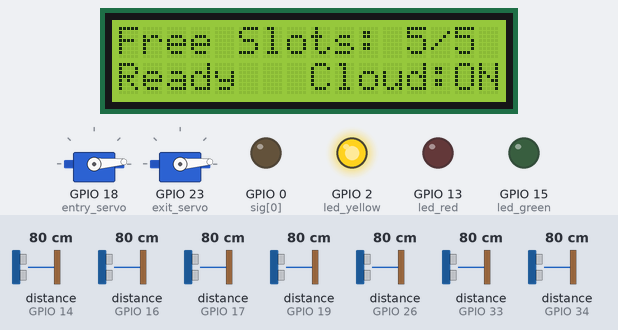
The program below on a simulated ESP32 board running MicroPython. On the bench: 16×2 character LCD, 2 × servo, output pins drawn as LEDs (lit = HIGH). Wiring (from the project's diagram.json): yellow LED on GPIO 2, red LED on GPIO 13, green LED on GPIO 15, servo on GPIO 18, servo on GPIO 23. Inputs (shaded band) come from the test bench; at power-on: distance to the obstacle (sensors on GPIO 19, GPIO 14, GPIO 16, GPIO 17, GPIO 26, GPIO 33, GPIO 34) 80 cm. The echo pulse lasts 58.3 µs per cm; WiFi joins after 1.5 s; the clock reads 2024-03-15 10:24:30 at power-on unless the program sets it; no MQTT or app messages arrive unless stated; servo angles are drawn from the pulse width (0.5 ms = 0°, 2.5 ms = 180°); library files of the repository ran but are not shown: esp32_i2c_lcd.py; pins used as bus, display or sensor lines are not drawn; what the program prints to the serial console is not drawn.

Above: at 3.1 s.
3.2 s: distance to the obstacle (sensor on GPIO 19) set to 12 cm
At 5.3 s:
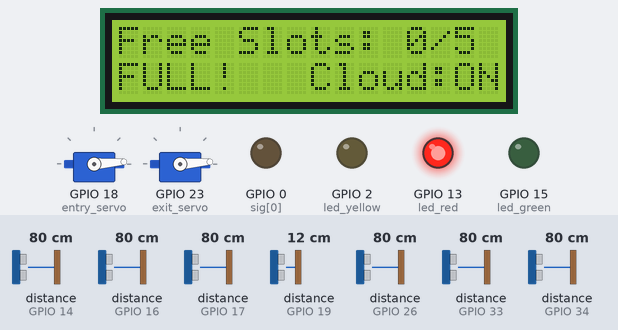
5.6 s: distance to the obstacle (sensor on GPIO 19) set to 9 cm
At 7.2 s:
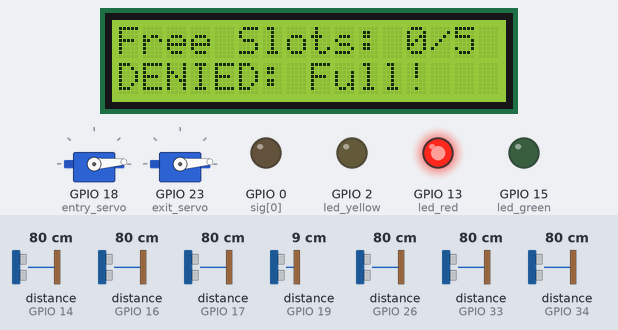
Timing chart, 0 to 8.7 s (numbered marks = the images above; inputs shaded):
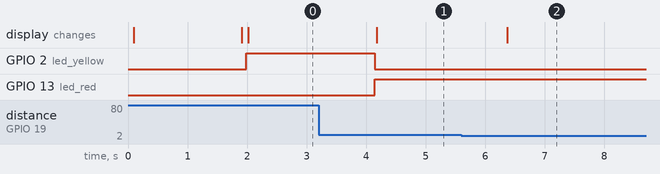

The program:

main.py
```python
# IoT smart parking - ESP32 + MicroPython (Wokwi)
# 5 bay sensors, entry gate, exit gate, LCD and 3 LEDs.
# Sends everything to MQTT and takes bookings from a phone.
#
# topics (all under BASE_TOPIC):
#   status  - online / offline (retained, offline is the last will)
#   slots   - live snapshot (retained)
#   events  - entry, exit, gate_open, gate_exit, denied_full, booked ...
#   reserve - commands coming in: {"action": "reserve|arrive|cancel", "name": "..."}
#   reply   - answer sent back to the phone

import time
import json
import machine
import network
from machine import Pin, PWM, I2C
from esp32_i2c_lcd import I2cLcd

TOTAL_SLOTS = 5

OCCUPIED_CM = 300        # ok for wokwi (idle sensor reads 400), use ~30-150 on a real build
GATE_CM = 10             # car is at a gate when closer than this

# times in ms
SLOT_DEBOUNCE = 2000     # bay must read the new state this long before we believe it
GATE_DEBOUNCE = 500
GATE_CLEAR = 1500        # gate sensor must be clear this long before the barrier closes
MIN_OPEN = 2000
GATE_HOLD = 60000        # bay given at the gate is kept for 1 min
PHONE_HOLD = 300000      # bay booked on the phone is kept for 5 min
HEARTBEAT = 10000
RECONNECT = 15000

RATE_PER_MIN = 1         # low on purpose so you see a fee in a short simulation
MAX_BILLS = 10           # cars that left a bay but haven't reached the exit yet

OPEN_ANGLE = 90
CLOSED_ANGLE = 0

WIFI_SSID = "Wokwi-GUEST"
WIFI_PASSWORD = ""
MQTT_BROKER = "broker.hivemq.com"      # public broker, anyone can read the topics
MQTT_PORT = 1883
BASE_TOPIC = "iot_parking_skillLab/lot1"

IDLE, OPEN, DENIED = 0, 1, 2
STATE_NAMES = ("idle", "open", "denied")


# ---- hardware ----

i2c = I2C(0, scl=Pin(22), sda=Pin(21), freq=100000)
found = i2c.scan()
lcd = I2cLcd(i2c, found[0] if found else 0x27, 2, 16)

led_yellow = Pin(2, Pin.OUT)    # idle, space free
led_green = Pin(15, Pin.OUT)    # a gate is open
led_red = Pin(13, Pin.OUT)      # full

entry_servo = PWM(Pin(18), freq=50)
exit_servo = PWM(Pin(23), freq=50)


def move_servo(servo, angle):
    servo.duty_u16(int(1800 + angle / 180 * 6200))


def lights(yellow, green, red):
    led_yellow.value(1 if yellow else 0)
    led_green.value(1 if green else 0)
    led_red.value(1 if red else 0)


def read_distance(trig, echo):
    # returns cm, or 999 if the echo never comes back
    trig.value(0)
    time.sleep_us(2)
    trig.value(1)
    time.sleep_us(10)
    trig.value(0)

    timeout = 30000
    start = time.ticks_us()
    while echo.value() == 0:
        if time.ticks_diff(time.ticks_us(), start) > timeout:
            return 999.0

    high_start = time.ticks_us()
    while echo.value() == 1:
        if time.ticks_diff(time.ticks_us(), high_start) > timeout:
            return 999.0

    return time.ticks_diff(time.ticks_us(), high_start) * 0.0343 / 2


class Detector:
    # one ultrasonic sensor with a median filter and a debounce,
    # so a single bad reading can't flip a bay or open a gate
    def __init__(self, trig_pin, echo_pin, limit_cm, debounce_ms):
        self.trig = Pin(trig_pin, Pin.OUT)
        self.echo = Pin(echo_pin, Pin.IN)
        self.trig.value(0)
        self.limit = limit_cm
        self.debounce = debounce_ms
        self.readings = [999.0, 999.0, 999.0]
        self.state = False       # what we believe
        self.maybe = False       # what the sensor says right now
        self.since = 0
        self.last_seen = 0

    def update(self, now):
        # returns True on the loop where self.state changes
        self.readings.pop(0)
        self.readings.append(read_distance(self.trig, self.echo))
        close = sorted(self.readings)[1] <= self.limit

        changed = False
        if close != self.maybe:
            self.maybe = close
            self.since = now
        elif close != self.state and time.ticks_diff(now, self.since) >= self.debounce:
            self.state = close
            changed = True
        if self.state:
            self.last_seen = now
        return changed


slot_pins = [(12, 14), (27, 26), (25, 33), (32, 16), (4, 17)]
slots = [Detector(t, e, OCCUPIED_CM, SLOT_DEBOUNCE) for t, e in slot_pins]
entry_sensor = Detector(5, 19, GATE_CM, GATE_DEBOUNCE)
exit_sensor = Detector(0, 34, GATE_CM, GATE_DEBOUNCE)


# ---- state ----

reserved = [False] * TOTAL_SLOTS
res_time = [0] * TOTAL_SLOTS
res_hold = [GATE_HOLD] * TOTAL_SLOTS
res_name = [None] * TOTAL_SLOTS      # who booked it from the phone
entry_time = [0] * TOTAL_SLOTS
arrivals = []                        # bays whose owner pressed "I've arrived"
bills = []                           # cars that left a bay, waiting to pay at the exit

entry_state = IDLE
entry_opened = 0
next_bay = None

exit_state = IDLE
exit_opened = 0
exit_bill = None

n_entries = 0
n_exits = 0
n_denied = 0
revenue = 0

wlan = network.WLAN(network.STA_IF)
mqtt = None
mqtt_ok = False
ntp_ok = False
pending = []                         # events we couldn't send yet
last_reconnect = 0
last_status = 0
last_sig = None
lcd_text = ["", ""]


def unix_now():
    # micropython counts from 2000, dashboards want unix time
    return int(time.time()) + 946684800


def show(row, text):
    # only rewrite the lcd when the text changed, avoids flicker
    text = (text + " " * 16)[:16]
    if lcd_text[row] != text:
        lcd.move_to(0, row)
        lcd.putstr(text)
        lcd_text[row] = text


def bay_status(i):
    if slots[i].state:
        return "occupied"
    if reserved[i]:
        return "reserved"
    return "free"


def free_bays():
    return [i for i in range(TOTAL_SLOTS) if not slots[i].state and not reserved[i]]


# ---- wifi / mqtt ----
# if any of this fails the gates keep working, we just retry later

def wifi_connect(timeout_ms=10000):
    wlan.active(True)
    if wlan.isconnected():
        return True
    wlan.connect(WIFI_SSID, WIFI_PASSWORD)
    start = time.ticks_ms()
    while not wlan.isconnected():
        if time.ticks_diff(time.ticks_ms(), start) > timeout_ms:
            return False
        time.sleep_ms(200)
    return True


def sync_time():
    global ntp_ok
    try:
        import ntptime
        ntptime.settime()
        ntp_ok = True
    except Exception as e:
        print("ntp failed:", e)
        ntp_ok = False


def mqtt_connect():
    global mqtt, mqtt_ok
    try:
        from umqtt.simple import MQTTClient
        uid = "".join("{:02x}".format(b) for b in machine.unique_id())
        client = MQTTClient("esp32-parking-" + uid, MQTT_BROKER, port=MQTT_PORT, keepalive=30)
        client.set_last_will(BASE_TOPIC + "/status", "offline", retain=True)
        client.set_callback(on_message)
        client.connect()
        client.subscribe(BASE_TOPIC + "/reserve")
        client.publish(BASE_TOPIC + "/status", "online", retain=True)
        mqtt = client
        mqtt_ok = True
        print("mqtt connected")
    except Exception as e:
        print("mqtt connect failed:", e)
        mqtt_ok = False
    return mqtt_ok


def send(subtopic, data, retain=False):
    global mqtt_ok
    if not mqtt_ok:
        return False
    try:
        mqtt.publish(BASE_TOPIC + "/" + subtopic, json.dumps(data), retain)
        return True
    except Exception as e:
        print("publish failed:", e)
        mqtt_ok = False
        return False


def log_event(event):
    event["ts"] = unix_now()
    print("EVENT", event)
    if not send("events", event):
        if len(pending) >= 20:
            pending.pop(0)
        pending.append(event)


def flush_pending():
    while pending and mqtt_ok:
        if send("events", pending[0]):
            pending.pop(0)
        else:
            break


def send_status(now):
    # snapshot goes out when something changed, or every HEARTBEAT ms
    global last_sig, last_status
    states = [bay_status(i) for i in range(TOTAL_SLOTS)]
    sig = (tuple(states), entry_state, exit_state, len(bills))
    if sig == last_sig and time.ticks_diff(now, last_status) < HEARTBEAT:
        return
    data = {
        "ts": unix_now(),
        "time_synced": ntp_ok,
        "total": TOTAL_SLOTS,
        "free": len(free_bays()),
        "slots": states,
        "gate": STATE_NAMES[entry_state],
        "exit_gate": STATE_NAMES[exit_state],
        "entries": n_entries,
        "exits": n_exits,
        "bills": len(bills),
        "denied": n_denied,
        "revenue": revenue,
    }
    if send("slots", data, retain=True):
        last_sig = sig
        last_status = now


def reconnect(now):
    global last_reconnect
    if mqtt_ok or time.ticks_diff(now, last_reconnect) < RECONNECT:
        return
    last_reconnect = now
    if not wlan.isconnected():
        wifi_connect(5000)
    if wlan.isconnected():
        if not ntp_ok:
            sync_time()
        if mqtt_connect():
            flush_pending()


# ---- phone bookings ----

def find_booking(name):
    for i in range(TOTAL_SLOTS):
        if res_name[i] == name:
            return i
    return None


def drop_booking(i, why):
    name = res_name[i]
    reserved[i] = False
    res_name[i] = None
    if i in arrivals:
        arrivals.remove(i)
    log_event({"event": why, "slot": i + 1, "by": name})


def reply(name, ok, **info):
    info["name"] = name
    info["ok"] = ok
    send("reply", info)


def handle_command(cmd):
    name = str(cmd.get("name", "guest"))[:12]
    action = cmd.get("action")
    i = find_booking(name)

    if action == "reserve":
        if i is not None:
            reply(name, True, slot=i + 1, note="already booked")
            return
        free = free_bays()
        if not free:
            reply(name, False, reason="lot full")
            log_event({"event": "booking_refused", "by": name})
            return
        i = free[0]
        reserved[i] = True
        res_time[i] = time.ticks_ms()
        res_hold[i] = PHONE_HOLD
        res_name[i] = name
        reply(name, True, slot=i + 1, hold_s=PHONE_HOLD // 1000)
        log_event({"event": "booked", "slot": i + 1, "by": name})
    elif i is None:
        reply(name, False, reason="no booking found")
    elif action == "arrive":
        if i not in arrivals:
            arrivals.append(i)
        reply(name, True, slot=i + 1, note="drive to the gate")
    elif action == "cancel":
        drop_booking(i, "booking_cancelled")
        reply(name, True, note="cancelled")
    else:
        reply(name, False, reason="unknown action")


def on_message(topic, msg):
    print("phone command:", msg)
    try:
        handle_command(json.loads(msg))
    except Exception as e:
        print("bad command:", e)


def check_phone():
    global mqtt_ok
    if not mqtt_ok:
        return
    try:
        mqtt.check_msg()       # doesn't wait if nothing is there
    except Exception as e:
        print("mqtt poll failed:", e)
        mqtt_ok = False


# ---- parking logic ----

def slot_changed(i):
    global n_entries
    if slots[i].state:
        # a car just parked
        reserved[i] = False
        res_name[i] = None
        if i in arrivals:
            arrivals.remove(i)
        entry_time[i] = unix_now()
        n_entries += 1
        log_event({"event": "entry", "slot": i + 1})
    else:
        # car left the bay, work out the bill and wait for it at the exit
        secs = max(0, unix_now() - entry_time[i])
        fee = max(1, (secs + 59) // 60) * RATE_PER_MIN
        bills.append({"slot": i + 1, "duration_s": secs, "fee": fee})
        if len(bills) > MAX_BILLS:
            bills.pop(0)
        log_event({"event": "exit", "slot": i + 1, "entry_ts": entry_time[i],
                   "duration_s": secs, "fee": fee})


def expire_reservations(now):
    for i in range(TOTAL_SLOTS):
        if reserved[i] and time.ticks_diff(now, res_time[i]) > res_hold[i]:
            drop_booking(i, "reservation_expired")


def run_entry(now):
    global entry_state, entry_opened, next_bay, n_denied
    car = entry_sensor.state

    if entry_state == IDLE:
        if not car:
            return
        free = free_bays()
        if arrivals or free:
            # someone who pressed "arrived" gets their own bay first
            bay = arrivals.pop(0) if arrivals else free[0]
            reserved[bay] = True
            res_time[bay] = now
            res_hold[bay] = GATE_HOLD
            next_bay = bay
            entry_opened = now
            entry_state = OPEN
            move_servo(entry_servo, OPEN_ANGLE)
            log_event({"event": "gate_open", "slot": bay + 1})
        else:
            entry_state = DENIED
            n_denied += 1
            log_event({"event": "denied_full"})

    elif entry_state == OPEN:
        # don't close on the car
        if (time.ticks_diff(now, entry_opened) >= MIN_OPEN
                and time.ticks_diff(now, entry_sensor.last_seen) >= GATE_CLEAR):
            move_servo(entry_servo, CLOSED_ANGLE)
            next_bay = None
            entry_state = IDLE

    elif entry_state == DENIED:
        # wait until the refused car has gone
        if not car and time.ticks_diff(now, entry_sensor.last_seen) >= GATE_CLEAR:
            entry_state = IDLE


def run_exit(now):
    # a car only gets out if there's a bill waiting for it
    global exit_state, exit_opened, exit_bill, n_exits, revenue
    car = exit_sensor.state

    if exit_state == IDLE:
        if not car:
            return
        if bills:
            exit_bill = bills.pop(0)
            n_exits += 1
            revenue += exit_bill["fee"]
            exit_opened = now
            exit_state = OPEN
            move_servo(exit_servo, OPEN_ANGLE)
            log_event({"event": "gate_exit", "slot": exit_bill["slot"],
                       "duration_s": exit_bill["duration_s"], "fee": exit_bill["fee"]})
        else:
            exit_state = DENIED
            log_event({"event": "exit_denied", "reason": "no bill"})

    elif exit_state == OPEN:
        if (time.ticks_diff(now, exit_opened) >= MIN_OPEN
                and time.ticks_diff(now, exit_sensor.last_seen) >= GATE_CLEAR):
            move_servo(exit_servo, CLOSED_ANGLE)
            exit_bill = None
            exit_state = IDLE

    elif exit_state == DENIED:
        if not car and time.ticks_diff(now, exit_sensor.last_seen) >= GATE_CLEAR:
            exit_state = IDLE


def update_outputs():
    free = len(free_bays())

    if entry_state == OPEN or exit_state == OPEN:
        lights(False, True, False)
    elif free == 0:
        lights(False, False, True)
    else:
        lights(True, False, False)

    show(0, "Free Slots: {}/{}".format(free, TOTAL_SLOTS))
    if entry_state == OPEN:
        show(1, "Go to Bay #{}".format(next_bay + 1))
    elif exit_state == OPEN:
        show(1, "Bay {} Fee Rs {}".format(exit_bill["slot"], exit_bill["fee"]))
    elif entry_state == DENIED:
        show(1, "DENIED: Full!")
    elif exit_state == DENIED:
        show(1, "No bill found")
    else:
        show(1, "{:<8}Cloud:{}".format("FULL!" if free == 0 else "Ready",
                                       "ON" if mqtt_ok else "--"))


def step(now):
    for i in range(TOTAL_SLOTS):
        if slots[i].update(now):
            slot_changed(i)
        time.sleep_ms(5)            # tiny gap so the sensors don't hear each other
    entry_sensor.update(now)
    exit_sensor.update(now)
    expire_reservations(now)
    run_entry(now)
    run_exit(now)
    update_outputs()
    check_phone()
    send_status(now)
    reconnect(now)


def main():
    global last_reconnect
    move_servo(entry_servo, CLOSED_ANGLE)
    move_servo(exit_servo, CLOSED_ANGLE)
    lights(False, False, False)

    lcd.clear()
    show(0, "Smart Parking")
    show(1, "Connecting WiFi")
    if wifi_connect():
        sync_time()
        mqtt_connect()
    last_reconnect = time.ticks_ms()

    lcd.clear()
    lcd_text[0] = lcd_text[1] = ""

    while True:
        step(time.ticks_ms())
        time.sleep_ms(50)


if __name__ == "__main__":
    main()
```

Measured:
- the behaviour switches between 11 and 10 cm on distance to the obstacle (sensor on GPIO 19) (found by bisection; images 1 and 2)
- after the input at 5.6 s, the display: changes after 0.77 s (image 2)
